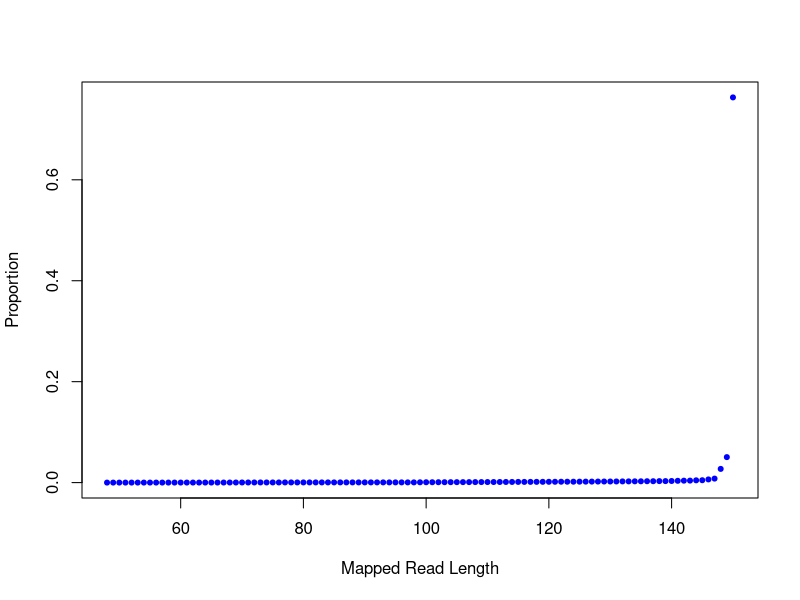

This chart was generated by the following R code:
png("/rds/user/is460/hpc-work/muscle-rnaseq/ezbamqc/output/figs/srpk3_wt_ttnb_wt_7.readlen_profile.png",width=500,height=500,units="px")
readlen_val=c(48,49,50,51,52,53,54,55,56,57,58,59,60,61,62,63,64,65,66,67,68,69,70,71,72,73,74,75,76,77,78,79,80,81,82,83,84,85,86,87,88,89,90,91,92,93,94,95,96,97,98,99,100,101,102,103,104,105,106,107,108,109,110,111,112,113,114,115,116,117,118,119,120,121,122,123,124,125,126,127,128,129,130,131,132,133,134,135,136,137,138,139,140,141,142,143,144,145,146,147,148,149,150)
readlen_count=c(100,190,368,510,753,1136,1253,1545,1783,2050,2661,2792,2978,3189,3755,4008,4449,4743,5881,6353,7569,8272,10892,11632,12534,13942,13266,14016,14567,16236,15333,16072,15940,16781,16579,16721,17345,17345,18007,18141,17831,18890,18717,18624,19833,19237,19593,19872,19728,19784,20562,27638,32699,33880,36280,37901,40700,42065,44338,45540,48483,50013,52380,54279,56597,59359,61198,65380,65617,67689,69973,73336,75932,77896,81721,83919,85125,88416,92086,94248,98892,103464,104639,107854,112871,115274,120622,123521,130933,132231,141626,143057,152808,169638,183586,188965,216533,225514,302417,380595,1306738,2430130,36746466)
plot(readlen_val,(readlen_count/48144124),pch=20,xlab="Mapped Read Length",ylab="Proportion",col="blue")
dev.state=dev.off()
